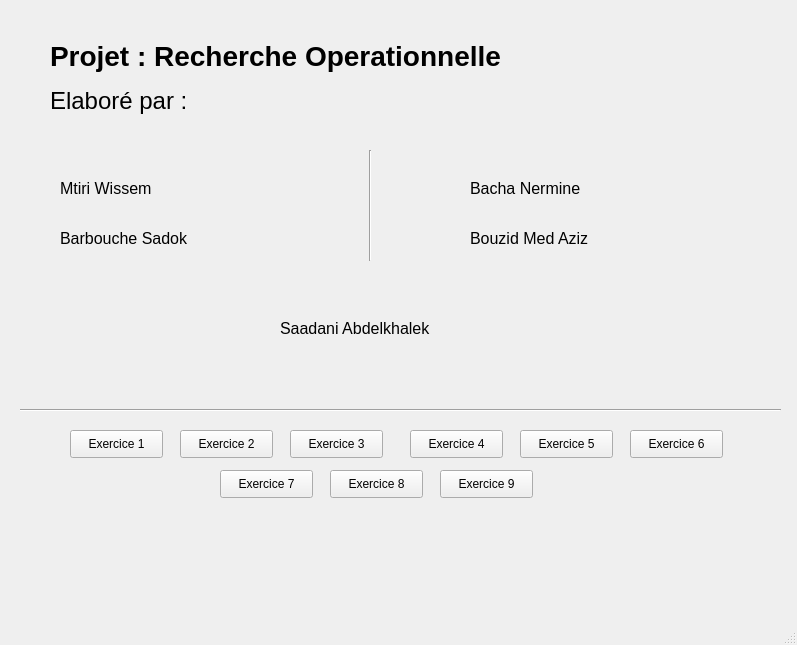
<?xml version="1.0" encoding="UTF-8"?>
<ui version="4.0">
 <class>MainWindow</class>
 <widget class="QMainWindow" name="MainWindow">
  <property name="geometry">
   <rect>
    <x>0</x>
    <y>0</y>
    <width>797</width>
    <height>645</height>
   </rect>
  </property>
  <property name="windowTitle">
   <string>MainWindow</string>
  </property>
  <widget class="QWidget" name="centralwidget">
   <widget class="QPushButton" name="pushButton">
    <property name="geometry">
     <rect>
      <x>70</x>
      <y>430</y>
      <width>93</width>
      <height>28</height>
     </rect>
    </property>
    <property name="text">
     <string>Exercice 1</string>
    </property>
   </widget>
   <widget class="QPushButton" name="pushButton_2">
    <property name="geometry">
     <rect>
      <x>180</x>
      <y>430</y>
      <width>93</width>
      <height>28</height>
     </rect>
    </property>
    <property name="text">
     <string>Exercice 2</string>
    </property>
   </widget>
   <widget class="QPushButton" name="pushButton_3">
    <property name="geometry">
     <rect>
      <x>290</x>
      <y>430</y>
      <width>93</width>
      <height>28</height>
     </rect>
    </property>
    <property name="text">
     <string>Exercice 3</string>
    </property>
   </widget>
   <widget class="QPushButton" name="pushButton_4">
    <property name="geometry">
     <rect>
      <x>410</x>
      <y>430</y>
      <width>93</width>
      <height>28</height>
     </rect>
    </property>
    <property name="text">
     <string>Exercice 4</string>
    </property>
   </widget>
   <widget class="QPushButton" name="pushButton_5">
    <property name="geometry">
     <rect>
      <x>520</x>
      <y>430</y>
      <width>93</width>
      <height>28</height>
     </rect>
    </property>
    <property name="text">
     <string>Exercice 5</string>
    </property>
   </widget>
   <widget class="QPushButton" name="pushButton_6">
    <property name="geometry">
     <rect>
      <x>630</x>
      <y>430</y>
      <width>93</width>
      <height>28</height>
     </rect>
    </property>
    <property name="text">
     <string>Exercice 6</string>
    </property>
   </widget>
   <widget class="QPushButton" name="pushButton_7">
    <property name="geometry">
     <rect>
      <x>220</x>
      <y>470</y>
      <width>93</width>
      <height>28</height>
     </rect>
    </property>
    <property name="text">
     <string>Exercice 7</string>
    </property>
   </widget>
   <widget class="QPushButton" name="pushButton_8">
    <property name="geometry">
     <rect>
      <x>330</x>
      <y>470</y>
      <width>93</width>
      <height>28</height>
     </rect>
    </property>
    <property name="text">
     <string>Exercice 8</string>
    </property>
   </widget>
   <widget class="QPushButton" name="pushButton_9">
    <property name="geometry">
     <rect>
      <x>440</x>
      <y>470</y>
      <width>93</width>
      <height>28</height>
     </rect>
    </property>
    <property name="text">
     <string>Exercice 9</string>
    </property>
   </widget>
   <widget class="Line" name="line_2">
    <property name="geometry">
     <rect>
      <x>20</x>
      <y>390</y>
      <width>761</width>
      <height>41</height>
     </rect>
    </property>
    <property name="orientation">
     <enum>Qt::Horizontal</enum>
    </property>
   </widget>
   <widget class="QLabel" name="label">
    <property name="geometry">
     <rect>
      <x>50</x>
      <y>20</y>
      <width>601</width>
      <height>71</height>
     </rect>
    </property>
    <property name="font">
     <font>
      <pointsize>21</pointsize>
      <weight>75</weight>
      <bold>true</bold>
     </font>
    </property>
    <property name="text">
     <string>Projet : Recherche Operationnelle</string>
    </property>
   </widget>
   <widget class="QLabel" name="label_2">
    <property name="geometry">
     <rect>
      <x>50</x>
      <y>80</y>
      <width>181</width>
      <height>41</height>
     </rect>
    </property>
    <property name="font">
     <font>
      <pointsize>18</pointsize>
     </font>
    </property>
    <property name="text">
     <string>Elaboré par :</string>
    </property>
   </widget>
   <widget class="Line" name="line">
    <property name="geometry">
     <rect>
      <x>360</x>
      <y>150</y>
      <width>20</width>
      <height>111</height>
     </rect>
    </property>
    <property name="orientation">
     <enum>Qt::Vertical</enum>
    </property>
   </widget>
   <widget class="QLabel" name="label_3">
    <property name="geometry">
     <rect>
      <x>60</x>
      <y>180</y>
      <width>141</width>
      <height>16</height>
     </rect>
    </property>
    <property name="font">
     <font>
      <pointsize>12</pointsize>
     </font>
    </property>
    <property name="text">
     <string>Mtiri Wissem</string>
    </property>
   </widget>
   <widget class="QLabel" name="label_4">
    <property name="geometry">
     <rect>
      <x>60</x>
      <y>230</y>
      <width>161</width>
      <height>16</height>
     </rect>
    </property>
    <property name="font">
     <font>
      <pointsize>12</pointsize>
     </font>
    </property>
    <property name="text">
     <string>Barbouche Sadok</string>
    </property>
   </widget>
   <widget class="QLabel" name="label_5">
    <property name="geometry">
     <rect>
      <x>470</x>
      <y>230</y>
      <width>151</width>
      <height>16</height>
     </rect>
    </property>
    <property name="font">
     <font>
      <pointsize>12</pointsize>
     </font>
    </property>
    <property name="text">
     <string>Bouzid Med Aziz</string>
    </property>
   </widget>
   <widget class="QLabel" name="label_6">
    <property name="geometry">
     <rect>
      <x>470</x>
      <y>180</y>
      <width>171</width>
      <height>16</height>
     </rect>
    </property>
    <property name="font">
     <font>
      <pointsize>12</pointsize>
     </font>
    </property>
    <property name="text">
     <string>Bacha Nermine</string>
    </property>
   </widget>
   <widget class="QLabel" name="label_7">
    <property name="geometry">
     <rect>
      <x>280</x>
      <y>320</y>
      <width>191</width>
      <height>16</height>
     </rect>
    </property>
    <property name="font">
     <font>
      <pointsize>12</pointsize>
     </font>
    </property>
    <property name="text">
     <string>Saadani Abdelkhalek</string>
    </property>
   </widget>
  </widget>
  <widget class="QMenuBar" name="menubar">
   <property name="geometry">
    <rect>
     <x>0</x>
     <y>0</y>
     <width>797</width>
     <height>26</height>
    </rect>
   </property>
  </widget>
  <widget class="QStatusBar" name="statusbar"/>
 </widget>
 <resources/>
 <connections/>
</ui>
